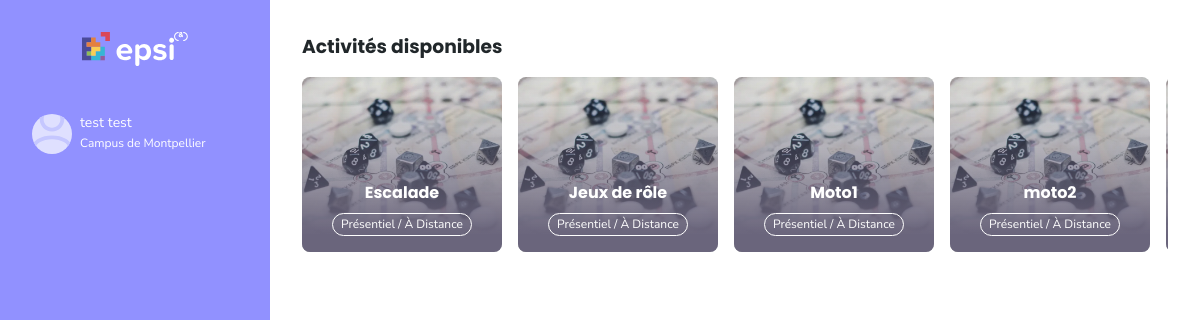
Before: /dashboard (signed in) with the older database file.
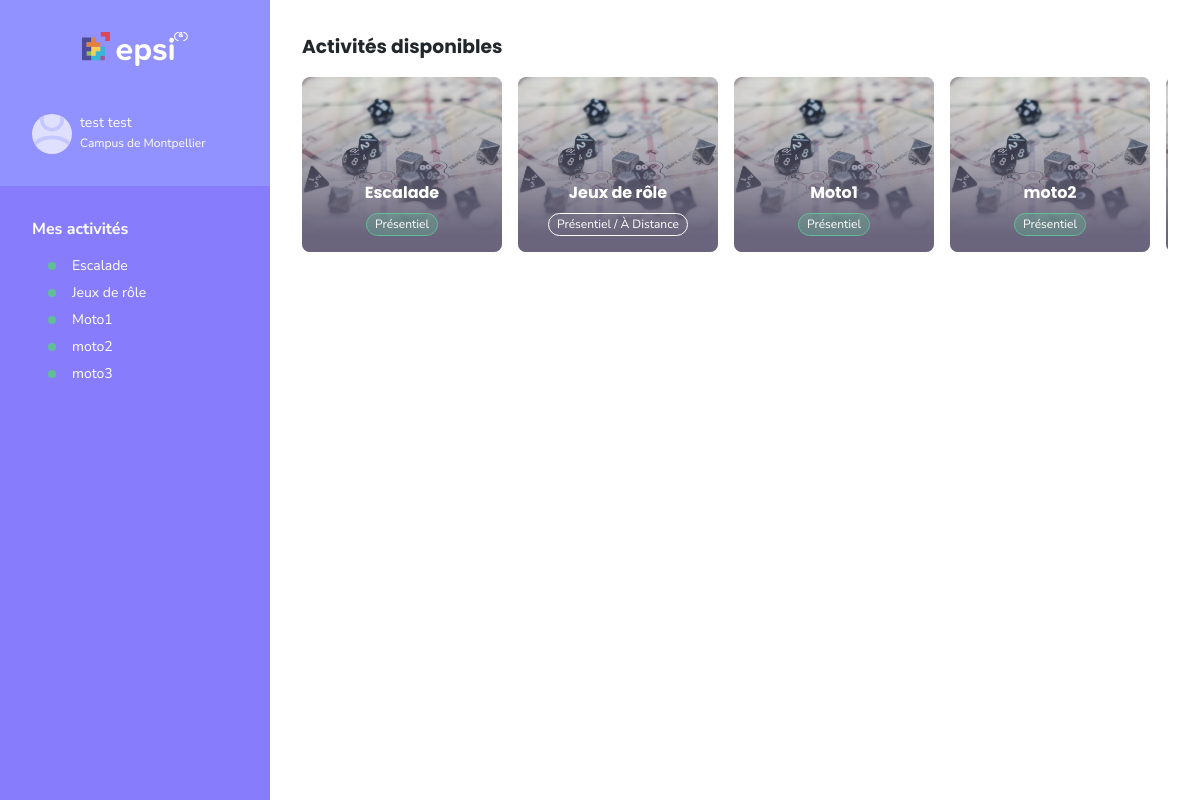
After: the same page with the newer database file.
### tables this page shows
CREATE TABLE "activity" (
	"id"	INTEGER,
	"nom"	TEXT NOT NULL UNIQUE,
	"type"	TEXT NOT NULL,
	"description"	TEXT NOT NULL UNIQUE,
	PRIMARY KEY("id" AUTOINCREMENT)
);

### app.py (the view)
@app.route('/dashboard')
def dashboard():
    if 'user' not in session:
        return redirect(url_for('login'))
    conn = get_db_connection()
    user_id = session['user']['user_id']  # Assurez-vous que l'ID utilisateur est bien récupéré
    user_activity = conn.execute('''
        SELECT DISTINCT activity.nom
        FROM activity
        JOIN user_activity ON activity.id = user_activity.activity_id
        WHERE user_activity.user_id = ?
    ''', (user_id,)).fetchall()
    activity = conn.execute('SELECT * FROM activity').fetchall()
    user = session['user']
    is_admin = user['is_admin']
    conn.close()
    return render_template('dashboard.html', user=user, activities=activity, user_activity=user_activity, is_admin=is_admin)

### app.py (called while the page is built)
def get_db_connection():
    conn = sqlite3.connect('CampusConnect.db')
    conn.row_factory = sqlite3.Row
    return conn

### templates/dashboard.html (shortened to what this page needs)
<!doctype html>
<html lang="fr">
    <head>
        <link rel="stylesheet" href="{{ url_for('static', filename='css/reset.css') }}" />
        <link rel="stylesheet" href="{{ url_for('static', filename='css/typography.css') }}" />
        <link rel="stylesheet" href="{{ url_for('static', filename='css/variables.css') }}" />
        <link rel="stylesheet" href="{{ url_for('static', filename='css/dashboard.css') }}" />
        <link rel="stylesheet" href="{{ url_for('static', filename='css/form.css') }}" />
    </head>
    <body>
        <header class="header">
            <div class="header-wrapper">
                <picture class="header__logo-container">
                    <img src="../static/images/logo-xs.svg" alt="logo epsi" />
                </picture>
                <div class="header__user-informations">
                    <div class="header__user-informations__heading">
                        <picture class="header__user-informations__heading__image-container">
                            <img src="../static/images/user-placeholder.svg" alt="placeholder" />
                        </picture>
                        <div>
                            <div class="header__user-informations__heading__name">
                                <span class="header__user-informations__heading__name__lastname">{{ user.lastname }}</span>
                                <span class="header__user-informations__heading__name__firstname">{{ user.firstname }}</span>
                            </div>
                            <span class="header__user-informations__heading__campus">Campus de <span>{{ user.campus }}</span></span>
                        </div>
                    </div>
                    {% if user_activity %}
                    <div class="header__user-informations__body">
                        <div class="header__user-informations__body__activities">
                            <span class="header__user-informations__body__activities__title">
                                <strong>Mes activités</strong>
                            </span>
                            <ul class="header__user-informations__body__activities__list">
                                {% for activity in user_activity %}
                                <li class="header__user-informations__body__activities__list__item">{{ activity['nom'] }}</li>
                                {% endfor %}
                            </ul>
                        </div>
                    </div>
                    {% endif %}
                </div>
            </div>
        </header>
        <main class="main-content">
            <section class="activities">
                <h3>Activités disponibles</h3>
                <div class="activities__container">
                    {% for activity in activities %}
                    <article class="activities__container__card" data-id="{{ activity.id }}" data-id="{{ activity.id}}">
                        <img class="activities__container__card__image" src="../static/images/placeholder.jpg" alt="photo de {{ activity.nom }}">
                        <h4 class="activities__container__card__title">{{ activity.nom }}</h4>
                        <div class="activities__container__card__category">
                            <span class="activities__container__card__category__type {{ activity.type }}">
                                {% if activity.type == "physical" %}
                                Présentiel
                                {% elif activity.type == "remote" %}
                                À Distance
                                {% else %}
                                Présentiel / À Distance
                                {% endif %}
                            </span>
                        </div>
                    </article>
                    {% endfor %}
                </div>
            </section>
        </main>
    </body>
</html>

Changed rows visible on the page:
changed activity "Escalade": type "Présentiel / À Distance" → "Présentiel"
changed activity "Moto1": type "Présentiel / À Distance" → "Présentiel"
changed activity "moto2": type "Présentiel / À Distance" → "Présentiel"
Other visible differences:
text now shown: "Mes activités"
new list line: "Escalade"
new list line: "Jeux de rôle"
new list line: "Moto1"
new list line: "moto2"
new list line: "moto3"
